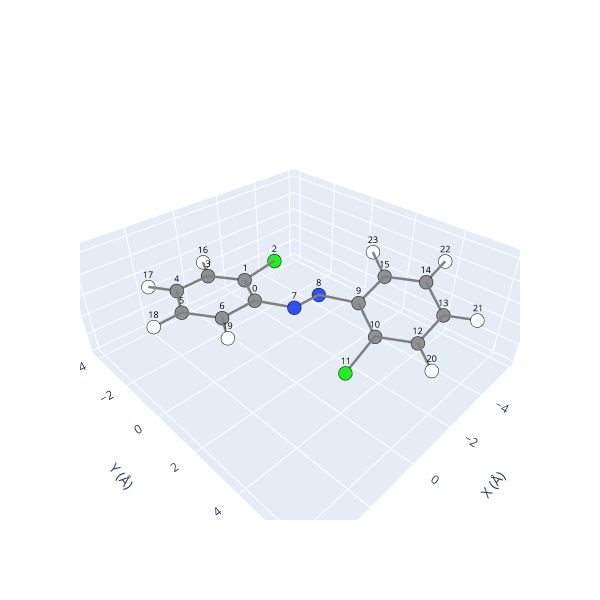

Notebook code for this chart:
### Markdown cell above
For simplicity, here we inspect a system for which the E and Z isomers, as well as the Transition States, have been already created. 
You can see how in Part 4 of this tutorial.

### Code cell
## These dihedral indices indicate the atoms involved in the Azo rotation. Lets visualize-them in the "trans" isomer:
found, trans = sys.find_source("trans")
print(found)
trans.view(show_indices=True)

### Figure 1 — Plotly figure (JSON) as saved in the notebook; plotly's stock layout.template omitted (floating-point values rounded to 4 significant figures)
{"data": [{"hoverinfo": "text", "marker": {"color": ["#909090", "#909090", "#1FF01F", "#909090", "#909090", "#909090", "#909090", "#3050F8", "#3050F8", "#909090", "#909090", "#1FF01F", "#909090", "#909090", "#909090", "#909090", "#FFFFFF", "#FFFFFF", "#FFFFFF", "#FFFFFF", "#FFFFFF", "#FFFFFF", "#FFFFFF", "#FFFFFF"], "line": {"color": "black", "width": 1}, "size": 8}, "mode": "markers", "showlegend": false, "text": ["C", "C", "Cl", "C", "C", "C", "C", "N", "N", "C", "C", "Cl", "C", "C", "C", "C", "H", "H", "H", "H", "H", "H", "H", "H"], "type": "scatter3d", "x": [0.0, -0.6246, -2.341, 0.1383, 1.528, 2.169, 1.413, -0.6253, -1.864, -2.5, -2.181, -0.8878, -2.946, -4.043, -4.389, -3.627, -0.36, 2.102, 3.256, 1.942, -2.696, -4.633, -5.257, -3.932], "y": [0.0, -1.269, -1.527, -2.45, -2.404, -1.172, 0.009984, 1.283, 1.243, 2.503, 3.53, 3.397, 4.707, 4.87, 3.856, 2.68, -3.416, -3.328, -1.13, 0.9618, 5.492, 5.784, 3.969, 1.881], "z": [0.0, -0.02291, -0.01922, -0.04002, -0.02861, -0.01575, -0.00898, 0.04765, -0.06339, -0.1054, -1.009, -2.151, -1.054, -0.2089, 0.6751, 0.7194, -0.05639, -0.02999, -0.008181, -0.007483, -1.762, -0.2542, 1.321, 1.392]}, {"hoverinfo": "none", "mode": "text", "showlegend": false, "text": ["0", "1", "2", "3", "4", "5", "6", "7", "8", "9", "10", "11", "12", "13", "14", "15", "16", "17", "18", "19", "20", "21", "22", "23"], "textfont": {"color": "black", "size": 9}, "type": "scatter3d", "x": [0.0, -0.6246, -2.341, 0.1383, 1.528, 2.169, 1.413, -0.6253, -1.864, -2.5, -2.181, -0.8878, -2.946, -4.043, -4.389, -3.627, -0.36, 2.102, 3.256, 1.942, -2.696, -4.633, -5.257, -3.932], "y": [0.0, -1.269, -1.527, -2.45, -2.404, -1.172, 0.009984, 1.283, 1.243, 2.503, 3.53, 3.397, 4.707, 4.87, 3.856, 2.68, -3.416, -3.328, -1.13, 0.9618, 5.492, 5.784, 3.969, 1.881], "z": [0.0, -0.02291, -0.01922, -0.04002, -0.02861, -0.01575, -0.00898, 0.04765, -0.06339, -0.1054, -1.009, -2.151, -1.054, -0.2089, 0.6751, 0.7194, -0.05639, -0.02999, -0.008181, -0.007483, -1.762, -0.2542, 1.321, 1.392]}, {"hoverinfo": "none", "line": {"color": "gray", "width": 5}, "mode": "lines", "showlegend": false, "type": "scatter3d", "x": [0.1383, 1.528], "y": [-2.45, -2.404], "z": [-0.04002, -0.02861]}, {"hoverinfo": "none", "line": {"color": "gray", "width": 5}, "mode": "lines", "showlegend": false, "type": "scatter3d", "x": [1.528, 0.1383], "y": [-2.404, -2.45], "z": [-0.02861, -0.04002]}, {"hoverinfo": "none", "line": {"color": "gray", "width": 5}, "mode": "lines", "showlegend": false, "type": "scatter3d", "x": [0.1383, -0.6246], "y": [-2.45, -1.269], "z": [-0.04002, -0.02291]}, {"hoverinfo": "none", "line": {"color": "gray", "width": 5}, "mode": "lines", "showlegend": false, "type": "scatter3d", "x": [-2.946, -2.181], "y": [4.707, 3.53], "z": [-1.054, -1.009]}, {"hoverinfo": "none", "line": {"color": "gray", "width": 5}, "mode": "lines", "showlegend": false, "type": "scatter3d", "x": [2.169, 1.528], "y": [-1.172, -2.404], "z": [-0.01575, -0.02861]}, {"hoverinfo": "none", "line": {"color": "gray", "width": 5}, "mode": "lines", "showlegend": false, "type": "scatter3d", "x": [-4.633, -4.043], "y": [5.784, 4.87], "z": [-0.2542, -0.2089]}, {"hoverinfo": "none", "line": {"color": "gray", "width": 5}, "mode": "lines", "showlegend": false, "type": "scatter3d", "x": [-2.946, -4.043], "y": [4.707, 4.87], "z": [-1.054, -0.2089]}, {"hoverinfo": "none", "line": {"color": "gray", "width": 5}, "mode": "lines", "showlegend": false, "type": "scatter3d", "x": [-5.257, -4.389], "y": [3.969, 3.856], "z": [1.321, 0.6751]}, {"hoverinfo": "none", "line": {"color": "gray", "width": 5}, "mode": "lines", "showlegend": false, "type": "scatter3d", "x": [0.1383, -0.36], "y": [-2.45, -3.416], "z": [-0.04002, -0.05639]}, {"hoverinfo": "none", "line": {"color": "gray", "width": 5}, "mode": "lines", "showlegend": false, "type": "scatter3d", "x": [1.942, 1.413], "y": [0.9618, 0.009984], "z": [-0.007483, -0.00898]}, {"hoverinfo": "none", "line": {"color": "gray", "width": 5}, "mode": "lines", "showlegend": false, "type": "scatter3d", "x": [-4.389, -4.043], "y": [3.856, 4.87], "z": [0.6751, -0.2089]}, {"hoverinfo": "none", "line": {"color": "gray", "width": 5}, "mode": "lines", "showlegend": false, "type": "scatter3d", "x": [-1.864, -2.5], "y": [1.243, 2.503], "z": [-0.06339, -0.1054]}, {"hoverinfo": "none", "line": {"color": "gray", "width": 5}, "mode": "lines", "showlegend": false, "type": "scatter3d", "x": [-2.5, -1.864], "y": [2.503, 1.243], "z": [-0.1054, -0.06339]}, {"hoverinfo": "none", "line": {"color": "gray", "width": 5}, "mode": "lines", "showlegend": false, "type": "scatter3d", "x": [-4.389, -5.257], "y": [3.856, 3.969], "z": [0.6751, 1.321]}, {"hoverinfo": "none", "line": {"color": "gray", "width": 5}, "mode": "lines", "showlegend": false, "type": "scatter3d", "x": [-0.6246, 0], "y": [-1.269, 0], "z": [-0.02291, 0]}, {"hoverinfo": "none", "line": {"color": "gray", "width": 5}, "mode": "lines", "showlegend": false, "type": "scatter3d", "x": [-2.181, -2.5], "y": [3.53, 2.503], "z": [-1.009, -0.1054]}, {"hoverinfo": "none", "line": {"color": "gray", "width": 5}, "mode": "lines", "showlegend": false, "type": "scatter3d", "x": [-0.6246, 0.1383], "y": [-1.269, -2.45], "z": [-0.02291, -0.04002]}, {"hoverinfo": "none", "line": {"color": "gray", "width": 5}, "mode": "lines", "showlegend": false, "type": "scatter3d", "x": [-2.181, -2.946], "y": [3.53, 4.707], "z": [-1.009, -1.054]}, {"hoverinfo": "none", "line": {"color": "gray", "width": 5}, "mode": "lines", "showlegend": false, "type": "scatter3d", "x": [-4.043, -4.389], "y": [4.87, 3.856], "z": [-0.2089, 0.6751]}, {"hoverinfo": "none", "line": {"color": "gray", "width": 5}, "mode": "lines", "showlegend": false, "type": "scatter3d", "x": [1.413, 2.169], "y": [0.009984, -1.172], "z": [-0.00898, -0.01575]}, {"hoverinfo": "none", "line": {"color": "gray", "width": 5}, "mode": "lines", "showlegend": false, "type": "scatter3d", "x": [-3.627, -4.389], "y": [2.68, 3.856], "z": [0.7194, 0.6751]}, {"hoverinfo": "none", "line": {"color": "gray", "width": 5}, "mode": "lines", "showlegend": false, "type": "scatter3d", "x": [-3.627, -3.932], "y": [2.68, 1.881], "z": [0.7194, 1.392]}, {"hoverinfo": "none", "line": {"color": "gray", "width": 5}, "mode": "lines", "showlegend": false, "type": "scatter3d", "x": [-3.627, -2.5], "y": [2.68, 2.503], "z": [0.7194, -0.1054]}, {"hoverinfo": "none", "line": {"color": "gray", "width": 5}, "mode": "lines", "showlegend": false, "type": "scatter3d", "x": [1.528, 2.169], "y": [-2.404, -1.172], "z": [-0.02861, -0.01575]}, {"hoverinfo": "none", "line": {"color": "gray", "width": 5}, "mode": "lines", "showlegend": false, "type": "scatter3d", "x": [2.169, 1.413], "y": [-1.172, 0.009984], "z": [-0.01575, -0.00898]}, {"hoverinfo": "none", "line": {"color": "gray", "width": 5}, "mode": "lines", "showlegend": false, "type": "scatter3d", "x": [-3.932, -3.627], "y": [1.881, 2.68], "z": [1.392, 0.7194]}, {"hoverinfo": "none", "line": {"color": "gray", "width": 5}, "mode": "lines", "showlegend": false, "type": "scatter3d", "x": [1.528, 2.102], "y": [-2.404, -3.328], "z": [-0.02861, -0.02999]}, {"hoverinfo": "none", "line": {"color": "gray", "width": 5}, "mode": "lines", "showlegend": false, "type": "scatter3d", "x": [-4.389, -3.627], "y": [3.856, 2.68], "z": [0.6751, 0.7194]}, {"hoverinfo": "none", "line": {"color": "gray", "width": 5}, "mode": "lines", "showlegend": false, "type": "scatter3d", "x": [2.169, 3.256], "y": [-1.172, -1.13], "z": [-0.01575, -0.008181]}, {"hoverinfo": "none", "line": {"color": "gray", "width": 5}, "mode": "lines", "showlegend": false, "type": "scatter3d", "x": [0, -0.6246], "y": [0, -1.269], "z": [0, -0.02291]}, {"hoverinfo": "none", "line": {"color": "gray", "width": 5}, "mode": "lines", "showlegend": false, "type": "scatter3d", "x": [0, -0.6253], "y": [0, 1.283], "z": [0, 0.04765]}, {"hoverinfo": "none", "line": {"color": "gray", "width": 5}, "mode": "lines", "showlegend": false, "type": "scatter3d", "x": [-2.5, -2.181], "y": [2.503, 3.53], "z": [-0.1054, -1.009]}, {"hoverinfo": "none", "line": {"color": "gray", "width": 5}, "mode": "lines", "showlegend": false, "type": "scatter3d", "x": [-0.6246, -2.341], "y": [-1.269, -1.527], "z": [-0.02291, -0.01922]}, {"hoverinfo": "none", "line": {"color": "gray", "width": 5}, "mode": "lines", "showlegend": false, "type": "scatter3d", "x": [-2.181, -0.8878], "y": [3.53, 3.397], "z": [-1.009, -2.151]}, {"hoverinfo": "none", "line": {"color": "gray", "width": 5}, "mode": "lines", "showlegend": false, "type": "scatter3d", "x": [-2.341, -0.6246], "y": [-1.527, -1.269], "z": [-0.01922, -0.02291]}, {"hoverinfo": "none", "line": {"color": "gray", "width": 5}, "mode": "lines", "showlegend": false, "type": "scatter3d", "x": [-0.8878, -2.181], "y": [3.397, 3.53], "z": [-2.151, -1.009]}, {"hoverinfo": "none", "line": {"color": "gray", "width": 5}, "mode": "lines", "showlegend": false, "type": "scatter3d", "x": [-0.36, 0.1383], "y": [-3.416, -2.45], "z": [-0.05639, -0.04002]}, {"hoverinfo": "none", "line": {"color": "gray", "width": 5}, "mode": "lines", "showlegend": false, "type": "scatter3d", "x": [-0.6253, 0], "y": [1.283, 0], "z": [0.04765, 0]}, {"hoverinfo": "none", "line": {"color": "gray", "width": 5}, "mode": "lines", "showlegend": false, "type": "scatter3d", "x": [1.413, 1.942], "y": [0.009984, 0.9618], "z": [-0.00898, -0.007483]}, {"hoverinfo": "none", "line": {"color": "gray", "width": 5}, "mode": "lines", "showlegend": false, "type": "scatter3d", "x": [-2.696, -2.946], "y": [5.492, 4.707], "z": [-1.762, -1.054]}, {"hoverinfo": "none", "line": {"color": "gray", "width": 5}, "mode": "lines", "showlegend": false, "type": "scatter3d", "x": [2.102, 1.528], "y": [-3.328, -2.404], "z": [-0.02999, -0.02861]}, {"hoverinfo": "none", "line": {"color": "gray", "width": 5}, "mode": "lines", "showlegend": false, "type": "scatter3d", "x": [-2.946, -2.696], "y": [4.707, 5.492], "z": [-1.054, -1.762]}, {"hoverinfo": "none", "line": {"color": "gray", "width": 5}, "mode": "lines", "showlegend": false, "type": "scatter3d", "x": [-1.864, -0.6253], "y": [1.243, 1.283], "z": [-0.06339, 0.04765]}, {"hoverinfo": "none", "line": {"color": "gray", "width": 5}, "mode": "lines", "showlegend": false, "type": "scatter3d", "x": [0, 1.413], "y": [0, 0.009984], "z": [0, -0.00898]}, {"hoverinfo": "none", "line": {"color": "gray", "width": 5}, "mode": "lines", "showlegend": false, "type": "scatter3d", "x": [-2.5, -3.627], "y": [2.503, 2.68], "z": [-0.1054, 0.7194]}, {"hoverinfo": "none", "line": {"color": "gray", "width": 5}, "mode": "lines", "showlegend": false, "type": "scatter3d", "x": [-4.043, -2.946], "y": [4.87, 4.707], "z": [-0.2089, -1.054]}, {"hoverinfo": "none", "line": {"color": "gray", "width": 5}, "mode": "lines", "showlegend": false, "type": "scatter3d", "x": [1.413, 0], "y": [0.009984, 0], "z": [-0.00898, 0]}, {"hoverinfo": "none", "line": {"color": "gray", "width": 5}, "mode": "lines", "showlegend": false, "type": "scatter3d", "x": [3.256, 2.169], "y": [-1.13, -1.172], "z": [-0.008181, -0.01575]}, {"hoverinfo": "none", "line": {"color": "gray", "width": 5}, "mode": "lines", "showlegend": false, "type": "scatter3d", "x": [-4.043, -4.633], "y": [4.87, 5.784], "z": [-0.2089, -0.2542]}, {"hoverinfo": "none", "line": {"color": "gray", "width": 5}, "mode": "lines", "showlegend": false, "type": "scatter3d", "x": [-0.6253, -1.864], "y": [1.283, 1.243], "z": [0.04765, -0.06339]}], "layout": {"height": 600, "scene": {"xaxis": {"range": [-6.257, 4.256], "title": {"text": "X (Å)"}}, "yaxis": {"range": [-4.416, 6.784], "title": {"text": "Y (Å)"}}, "zaxis": {"range": [-3.151, 2.392], "title": {"text": "Z (Å)"}}}, "width": 600}}
